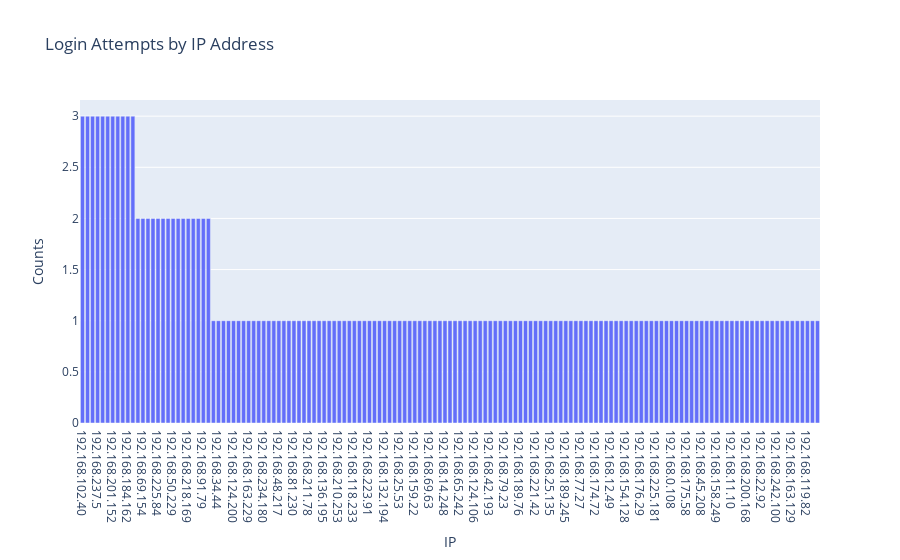
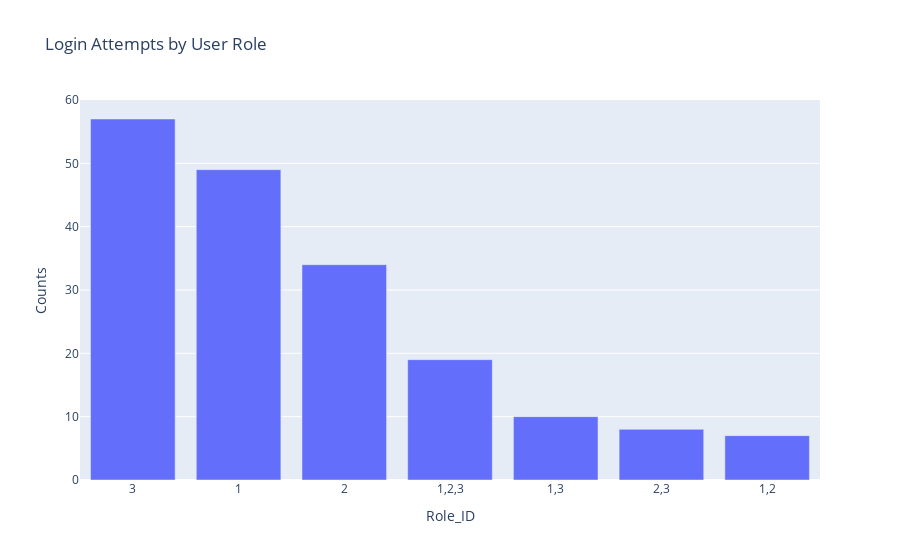
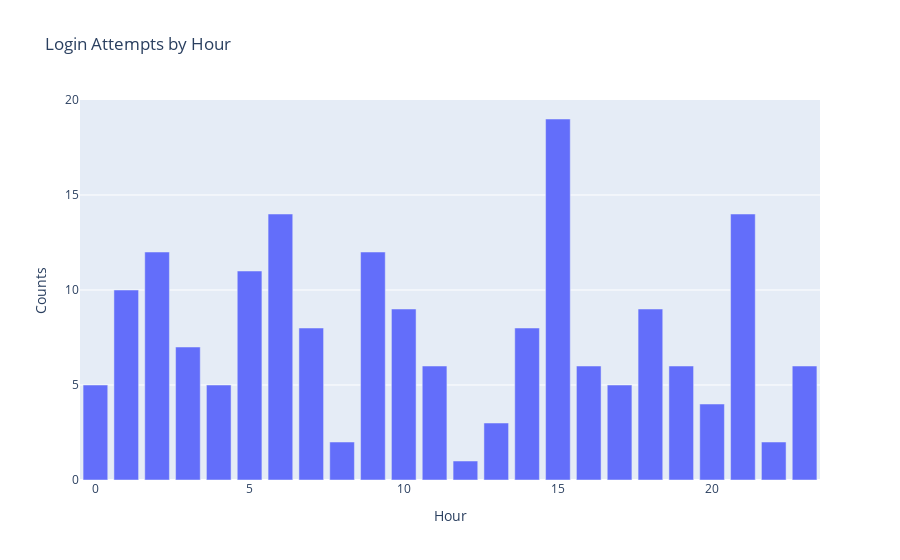

These figures' notebook cell, in order:
### Code cell
# 使用Plotly畫圖
fig1 = px.bar(ip_attempts, x='IP', y='Counts', title='Login Attempts by IP Address')
fig2 = px.bar(role_attempts, x='Role_ID', y='Counts', title='Login Attempts by User Role')
fig3 = px.bar(time_analysis, x='Hour', y='Counts', title='Login Attempts by Hour')

fig1.show()
fig2.show()
fig3.show()

### Figure 1 — Plotly figure (JSON) as saved in the notebook; plotly's stock layout.template omitted (floating-point values rounded to 4 significant figures; data arrays with more than 128 entries replaced by an {"elided": "..."} marker saying what was removed)
{"data": [{"alignmentgroup": "True", "hovertemplate": "IP=%{x}<br>Counts=%{y}<extra></extra>", "legendgroup": "", "marker": {"color": "#636efa", "pattern": {"shape": ""}}, "name": "", "offsetgroup": "", "orientation": "v", "showlegend": false, "textposition": "auto", "type": "bar", "x": {"elided": "147 str values"}, "xaxis": "x", "y": {"elided": "147 int values"}, "yaxis": "y"}], "layout": {"barmode": "relative", "legend": {"tracegroupgap": 0}, "title": {"text": "Login Attempts by IP Address"}, "xaxis": {"anchor": "y", "domain": [0, 1], "title": {"text": "IP"}}, "yaxis": {"anchor": "x", "domain": [0, 1], "title": {"text": "Counts"}}}}

### Figure 2 — Plotly figure (JSON) as saved in the notebook; plotly's stock layout.template omitted (floating-point values rounded to 4 significant figures)
{"data": [{"alignmentgroup": "True", "hovertemplate": "Role_ID=%{x}<br>Counts=%{y}<extra></extra>", "legendgroup": "", "marker": {"color": "#636efa", "pattern": {"shape": ""}}, "name": "", "offsetgroup": "", "orientation": "v", "showlegend": false, "textposition": "auto", "type": "bar", "x": ["3", "1", "2", "1,2,3", "1,3", "2,3", "1,2"], "xaxis": "x", "y": [57, 49, 34, 19, 10, 8, 7], "yaxis": "y"}], "layout": {"barmode": "relative", "legend": {"tracegroupgap": 0}, "title": {"text": "Login Attempts by User Role"}, "xaxis": {"anchor": "y", "domain": [0, 1], "title": {"text": "Role_ID"}}, "yaxis": {"anchor": "x", "domain": [0, 1], "title": {"text": "Counts"}}}}

### Figure 3 — Plotly figure (JSON) as saved in the notebook; plotly's stock layout.template omitted (floating-point values rounded to 4 significant figures)
{"data": [{"alignmentgroup": "True", "hovertemplate": "Hour=%{x}<br>Counts=%{y}<extra></extra>", "legendgroup": "", "marker": {"color": "#636efa", "pattern": {"shape": ""}}, "name": "", "offsetgroup": "", "orientation": "v", "showlegend": false, "textposition": "auto", "type": "bar", "x": [0, 1, 2, 3, 4, 5, 6, 7, 8, 9, 10, 11, 12, 13, 14, 15, 16, 17, 18, 19, 20, 21, 22, 23], "xaxis": "x", "y": [5, 10, 12, 7, 5, 11, 14, 8, 2, 12, 9, 6, 1, 3, 8, 19, 6, 5, 9, 6, 4, 14, 2, 6], "yaxis": "y"}], "layout": {"barmode": "relative", "legend": {"tracegroupgap": 0}, "title": {"text": "Login Attempts by Hour"}, "xaxis": {"anchor": "y", "domain": [0, 1], "title": {"text": "Hour"}}, "yaxis": {"anchor": "x", "domain": [0, 1], "title": {"text": "Counts"}}}}
